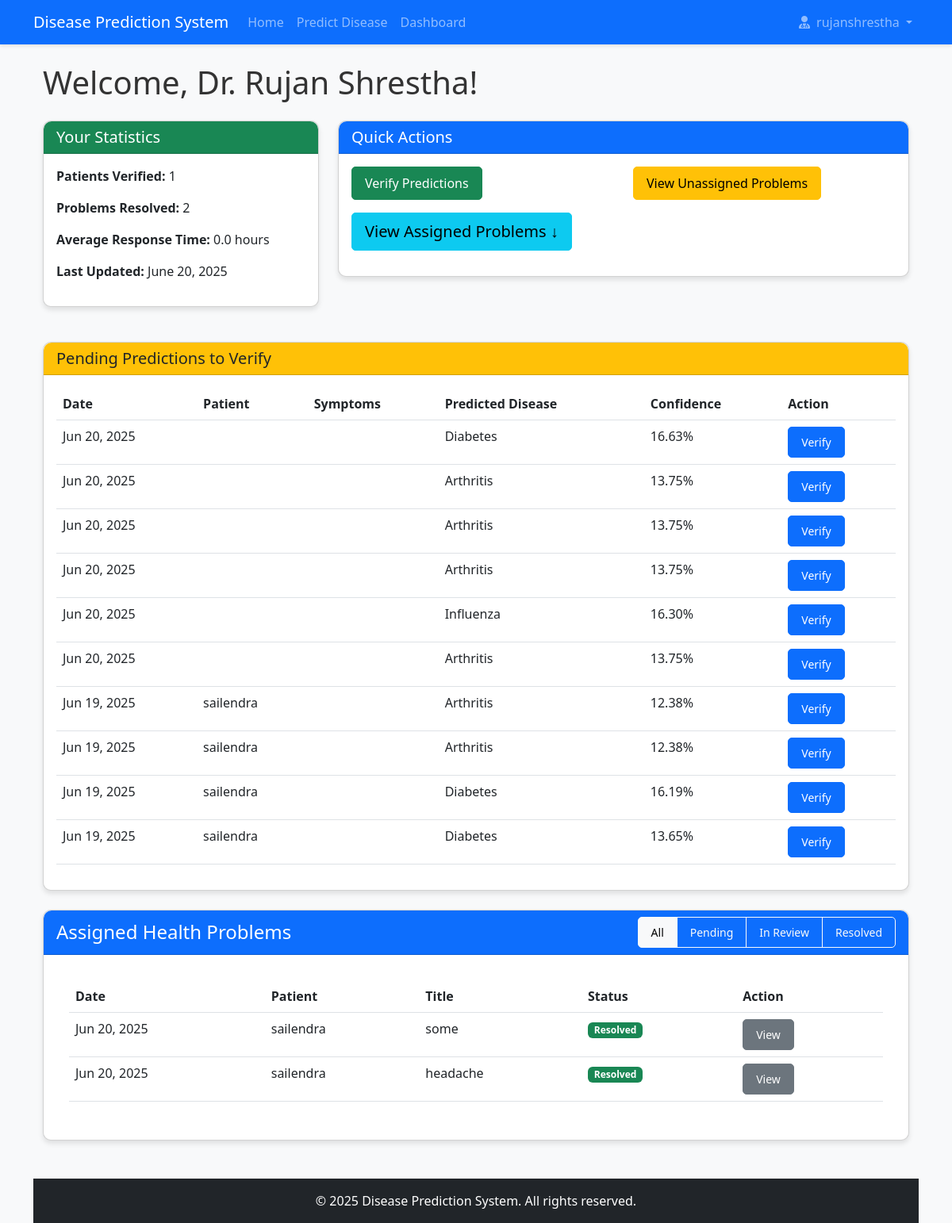
/dashboard/doctor/ (signed in), run on an earlier commit of the app's database.
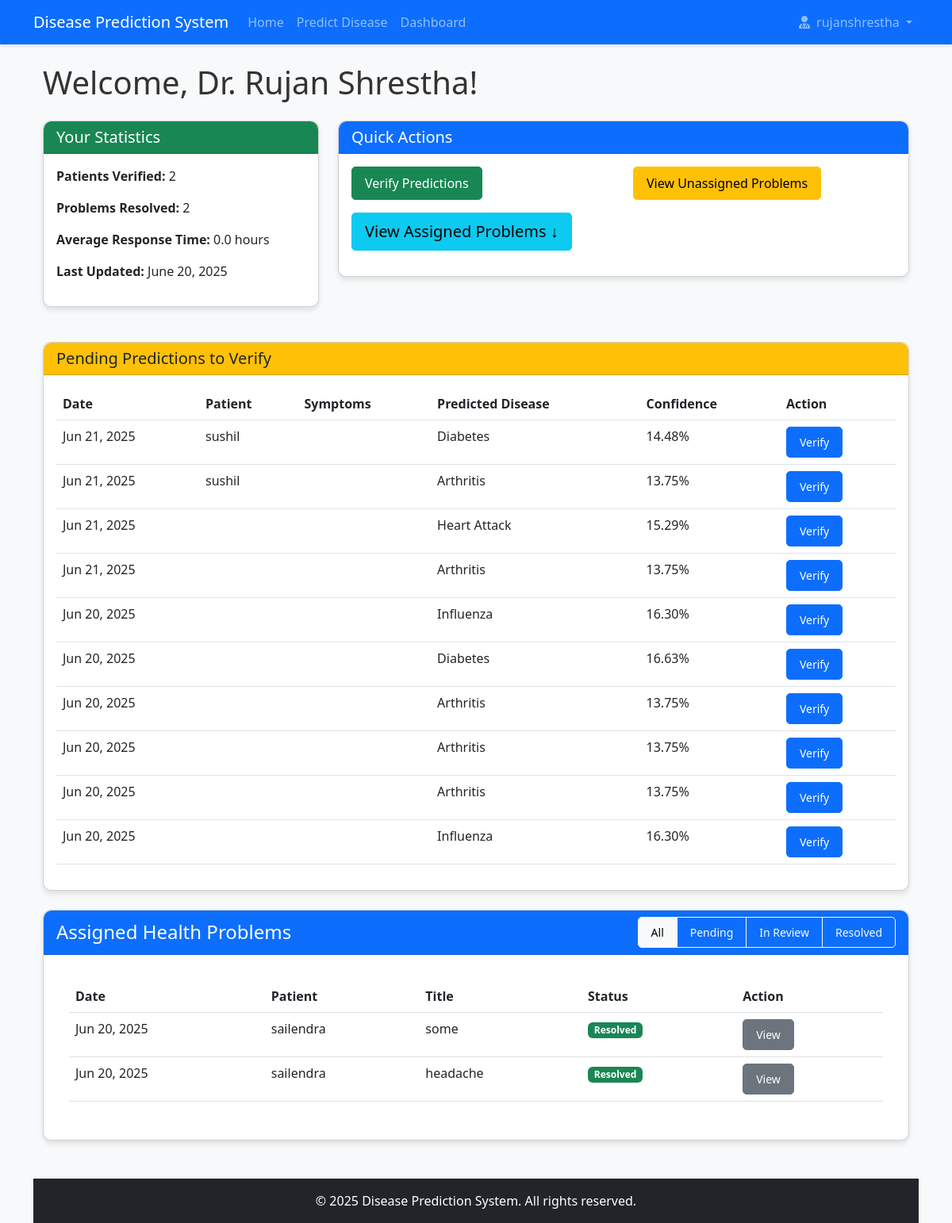
And on a later commit of the database.
### dashboard/models.py (models this page shows, shortened)
class DoctorStatistics(models.Model):
    doctor = models.OneToOneField(Doctor, on_delete=models.CASCADE, related_name='statistics')
    patients_verified = models.PositiveIntegerField(default=0)
    problems_resolved = models.PositiveIntegerField(default=0)
    average_response_time = models.FloatField(default=0)  # in hours
    last_updated = models.DateTimeField(auto_now=True)

### prediction/models.py (models this page shows, shortened)
class Prediction(models.Model):
    patient = models.ForeignKey(Patient, on_delete=models.CASCADE, related_name='predictions', null=True, blank=True)
    symptoms = models.TextField()
    predicted_disease = models.ForeignKey(Disease, on_delete=models.CASCADE, related_name='predictions')
    confidence_score = models.FloatField()
    is_verified = models.BooleanField(default=False)
    verified_by = models.ForeignKey(Doctor, on_delete=models.SET_NULL, null=True, blank=True, related_name='verified_predictions')
    doctor_notes = models.TextField(blank=True, null=True)
    created_at = models.DateTimeField(auto_now_add=True)
    updated_at = models.DateTimeField(auto_now=True)

class Disease(models.Model):
    name = models.CharField(max_length=100)
    description = models.TextField()
    symptoms = models.TextField(help_text="Comma separated list of symptoms")
    causes = models.TextField()
    home_remedies = models.TextField(blank=True, null=True)
    medications = models.TextField(blank=True, null=True)
    created_at = models.DateTimeField(auto_now_add=True)
    updated_at = models.DateTimeField(auto_now=True)

class PatientProblem(models.Model):
    STATUS_CHOICES = (
        ('pending', 'Pending'),
        ('in_review', 'In Review'),
        ('resolved', 'Resolved'),
    )
    patient = models.ForeignKey(Patient, on_delete=models.CASCADE, related_name='problems')
    title = models.CharField(max_length=200)
    description = models.TextField()
    symptoms = models.TextField(blank=True, null=True)
    duration = models.CharField(max_length=100, blank=True, null=True)
    taking_medicine = models.CharField(max_length=5, blank=True, null=True)
    medicine_details = models.TextField(blank=True, null=True)
    picture = models.ImageField(upload_to='problem_images/', blank=True, null=True)
    status = models.CharField(max_length=20, choices=STATUS_CHOICES, default='pending')
    assigned_doctor = models.ForeignKey(Doctor, on_delete=models.SET_NULL, null=True, blank=True, related_name='assigned_problems')
    doctor_response = models.TextField(blank=True, null=True)
    created_at = models.DateTimeField(auto_now_add=True)
    updated_at = models.DateTimeField(auto_now=True)

### accounts/models.py (models this page shows, shortened)
class Patient(models.Model):
    user_profile = models.OneToOneField(UserProfile, on_delete=models.CASCADE, related_name='patient_profile')
    gender = models.CharField(max_length=10, blank=True, null=True)  # Add this line
    height = models.FloatField(help_text="Height in cm", blank=True, null=True)
    weight = models.FloatField(help_text="Weight in kg", blank=True, null=True)
    blood_group = models.CharField(max_length=5, blank=True, null=True)
    blood_pressure = models.CharField(max_length=20, blank=True, null=True)
    sugar_level = models.CharField(max_length=20, blank=True, null=True)
    allergies = models.TextField(blank=True, null=True)
    medical_history = models.TextField(blank=True, null=True)

class UserProfile(models.Model):
    USER_TYPES = (
        ('patient', 'Patient'),
        ('doctor', 'Doctor'),
        ('admin', 'Admin'),
    )
    user = models.OneToOneField(User, on_delete=models.CASCADE, related_name='profile')
    user_type = models.CharField(max_length=10, choices=USER_TYPES, default='patient')
    profile_picture = models.ImageField(upload_to='profile_pics', blank=True, null=True)
    phone_number = models.CharField(max_length=15, blank=True, null=True)
    address = models.TextField(blank=True, null=True)
    date_of_birth = models.DateField(blank=True, null=True)
    created_at = models.DateTimeField(auto_now_add=True)
    updated_at = models.DateTimeField(auto_now=True)

### dashboard/views.py (the view, shortened to what this page needs)
# urls.py: path('doctor/', views.doctor_dashboard, name='doctor_dashboard'),
@login_required
def doctor_dashboard(request):
    user_profile = UserProfile.objects.get(user=request.user)
    if user_profile.user_type != 'doctor':
        messages.error(request, 'You do not have permission to access this dashboard')
        return redirect('home')
    doctor = Doctor.objects.get(user_profile=user_profile)
    if not doctor.is_verified:
        return render(request, 'dashboard/doctor_verification_pending.html')
    pending_predictions = Prediction.objects.filter(is_verified=False).order_by('-created_at')[:10]
    assigned_problems = PatientProblem.objects.filter(assigned_doctor=doctor).order_by('-created_at')
    problem_filter = request.GET.get('problem_filter', 'all')
    if problem_filter != 'all' and problem_filter in ['pending', 'in_review', 'resolved']:
        assigned_problems = assigned_problems.filter(status=problem_filter)
    notifications = Notification.objects.filter(user_profile=user_profile, is_read=False).order_by('-created_at')[:5]
    stats, created = DoctorStatistics.objects.get_or_create(doctor=doctor)
    patients_verified = Prediction.objects.filter(verified_by=doctor).count()
    problems_resolved = PatientProblem.objects.filter(assigned_doctor=doctor, status='resolved').count()
    if stats.patients_verified != patients_verified or stats.problems_resolved != problems_resolved:
        stats.patients_verified = patients_verified
        stats.problems_resolved = problems_resolved
        stats.save()
    context = {
        'doctor': doctor,
        'pending_predictions': pending_predictions,
        'assigned_problems': assigned_problems,
        'notifications': notifications,
        'stats': stats,
        'problem_filter': problem_filter  # Pass the current filter to the template
    }
    return render(request, 'dashboard/doctor_dashboard.html', context)

### templates/dashboard/doctor_dashboard.html (shortened to what the changed rows need)
{% extends 'base/base.html' %}
{% block content %}
<div class="container mt-4">
    <h1 class="mb-4">Welcome, Dr. {{ doctor.user_profile.user.first_name }} {{ doctor.user_profile.user.last_name }}!</h1>
    <div class="row">
        <div class="col-md-4 mb-4">
            <div class="card">
                <div class="card-body">
                    <p><strong>Patients Verified:</strong> {{ stats.patients_verified }}</p>
                    <p><strong>Problems Resolved:</strong> {{ stats.problems_resolved }}</p>
                    <p><strong>Average Response Time:</strong> {{ stats.average_response_time|floatformat:1 }} hours</p>
                    <p><strong>Last Updated:</strong> {{ stats.last_updated|date:"F d, Y" }}</p>
                </div>
            </div>
        </div>
    </div>
    <div class="card mb-4">
        <div class="card-body">
            {% if pending_predictions %}
            <div class="table-responsive">
                <table class="table table-hover">
                    <thead>
                        <tr>
                            <th>Date</th>
                            <th>Patient</th>
                            <th>Symptoms</th>
                            <th>Predicted Disease</th>
                            <th>Confidence</th>
                            <th>Action</th>
                        </tr>
                    </thead>
                    <tbody>
                        {% for prediction in pending_predictions %}
                        <tr>
                            <td>{{ prediction.created_at|date:"M d, Y" }}</td>
                            <td>{{ prediction.patient.user_profile.user.username }}</td>
                            <td>{{ prediction.symptoms_text|truncatechars:30 }}</td>
                            <td>{{ prediction.predicted_disease.name }}</td>
                            <td>{{ prediction.confidence_score|floatformat:2 }}%</td>
                            <td>
                                <a href="{% url 'verify_prediction' prediction.id %}" class="btn btn-sm btn-primary">Verify</a>
                            </td>
                        </tr>
                        {% endfor %}
                    </tbody>
                </table>
            </div>
            {% else %}
            <p class="text-muted">There are no pending predictions to verify.</p>
            {% endif %}
        </div>
    </div>
    <div class="card mb-4" id="assigned-problems">
        <div class="card-body">
            <div class="card-body">
                {% if assigned_problems %}
                <div class="table-responsive">
                    <table class="table table-hover">
                        <thead>
                            <tr>
                                <th>Date</th>
                                <th>Patient</th>
                                <th>Title</th>
                                <th>Status</th>
                                <th>Action</th>
                            </tr>
                        </thead>
                        <tbody id="assigned-problems-table">
                            {% for problem in assigned_problems %}
                            <tr>
                                <td>{{ problem.created_at|date:"M d, Y" }}</td>
                                <td>{{ problem.patient.user_profile.user.username }}</td>
                                <td>{{ problem.title }}</td>
                                <td>
                                    {% if problem.status == 'pending' %}
                                    <span class="badge bg-warning">Pending</span>
                                    {% elif problem.status == 'in_review' %}
                                    <span class="badge bg-info">In Review</span>
                                    {% elif problem.status == 'resolved' %}
                                    <span class="badge bg-success">Resolved</span>
                                    {% endif %}
                                </td>
                                <td>
                                    {% if problem.status != 'resolved' %}
                                    <a href="{% url 'respond_to_problem' problem.id %}" class="btn btn-sm btn-primary">Respond</a>
                                    {% else %}
                                    <a href="{% url 'problem_detail' problem.id %}" class="btn btn-sm btn-secondary">View</a>
                                    {% endif %}
                                </td>
                            </tr>
                            {% endfor %}
                        </tbody>
                    </table>
                </div>
                {% else %}
                <p id="no-assigned-problems" class="text-muted">You don't have any assigned health problems.</p>
                {% endif %}
            </div>
    </div>
</div>
{% endblock %}

What changed in the data, as far as the page shows it:
no longer on this page (row edited): Prediction: created_at "Jun 20, 2025", predicted_disease.name "Arthritis", confidence_score "13.75"
no longer on this page (row unchanged): Prediction: created_at "Jun 19, 2025", patient.user_profile.user.username "sailendra", predicted_disease.name "Arthritis", confidence_score "12.38"
no longer on this page (row unchanged): Prediction: created_at "Jun 19, 2025", patient.user_profile.user.username "sailendra", predicted_disease.name "Arthritis", confidence_score "12.38"
no longer on this page (row unchanged): Prediction: created_at "Jun 19, 2025", patient.user_profile.user.username "sailendra", predicted_disease.name "Diabetes", confidence_score "16.19"
no longer on this page (row unchanged): Prediction: created_at "Jun 19, 2025", patient.user_profile.user.username "sailendra", predicted_disease.name "Diabetes", confidence_score "13.65"
changed DoctorStatistics: patients_verified "1" → "2"
added Prediction: created_at "Jun 21, 2025", patient.user_profile.user.username "sushil", predicted_disease.name "Diabetes", confidence_score "14.48"
added Prediction: created_at "Jun 21, 2025", patient.user_profile.user.username "sushil", predicted_disease.name "Arthritis", confidence_score "13.75"
added Prediction: created_at "Jun 21, 2025", predicted_disease.name "Heart Attack", confidence_score "15.29"
added Prediction: created_at "Jun 21, 2025", predicted_disease.name "Arthritis", confidence_score "13.75"
added Prediction: created_at "Jun 20, 2025", predicted_disease.name "Influenza", confidence_score "16.30"
